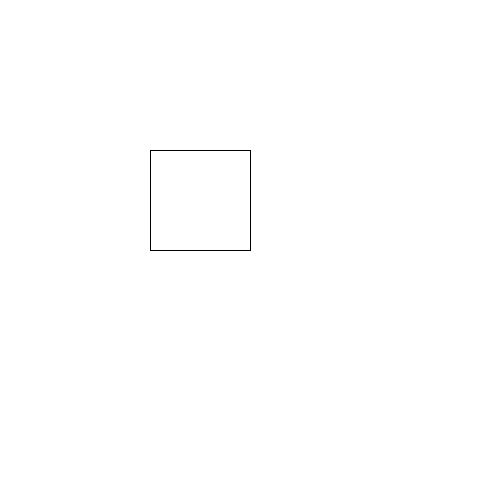
Frame 1 (no input)
Frame 60 (the mouse pressed at the canvas centre just before this capture): identical to frame 1, image omitted
Frame 120 (the mouse held since frame 60 and released just before this capture): identical to frame 1, image omitted

The Processing sketch that drew this single still picture (run headless with seeded random() and noise(); from frame 60 on, the mouse is pressed at the canvas centre):

// Processing sketch: H12_Opd_6_new
// ── H12_Opd_6_new.pde
int X;
int Y;

void setup(){
    size(500,500);
 X = 150;
 Y = 150;

}

void draw(){

  background(255);
  rect(X , Y, 100 , 100);
}

void keyPressed(){

  //boven
  if (keyCode == 38){
  Y -= 10;
  
  }

  //beneden
  if (keyCode == 40){
  Y += 10;
  
  }
  
    //links
  if (keyCode == 37){
  X -= 10;
  
  }
  
      //recht
  if (keyCode == 39){
  X += 10;
  
  }
}
